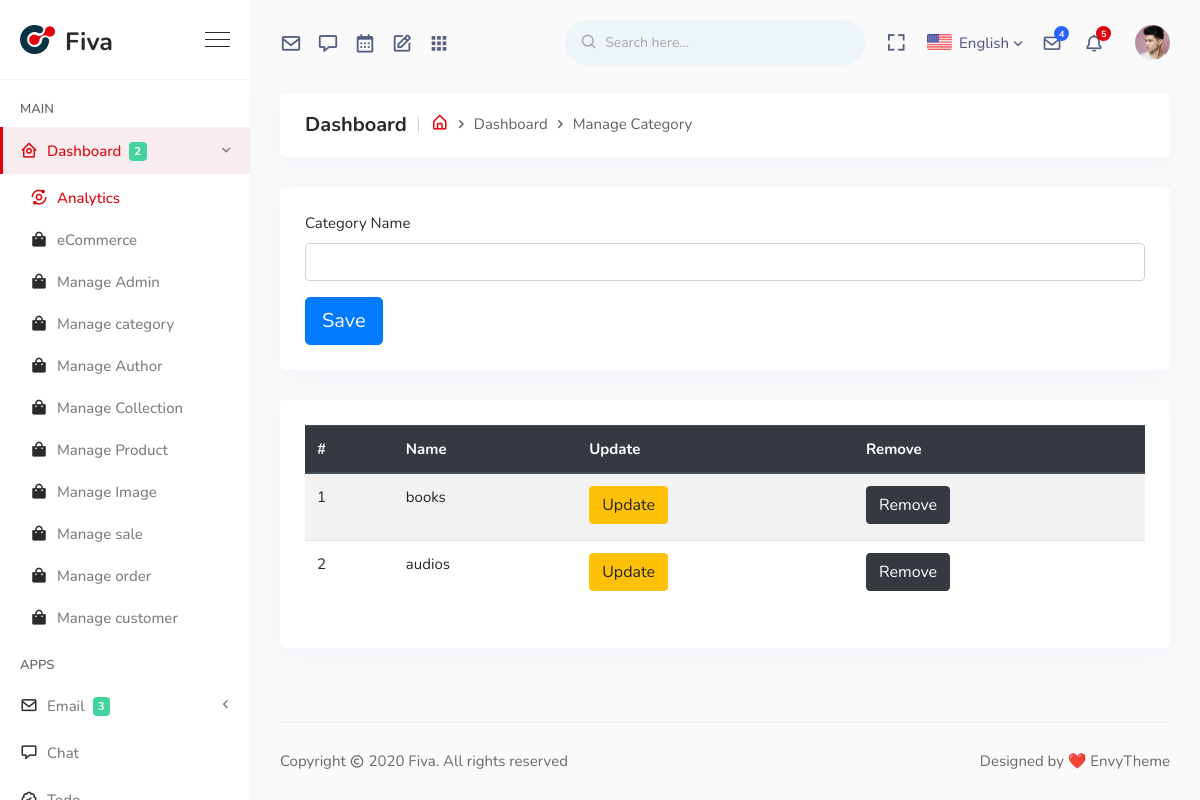
Page /admin/manage_category.php (signed in) on the committed database.
### tables this page shows
CREATE TABLE `category` (
  `cat_id` int(3) NOT NULL,
  `cat_name` varchar(20) NOT NULL
);

### admin/manage_category.php (the view, shortened to what this page needs)
<?php require 'includes/connection.php';
include 'includes/header.php'; ?>
<div class="breadcrumb-area">
    <h1>Dashboard</h1>
    <ol class="breadcrumb">
        <li class="item"><a href="dashboard-analytics.php"><i class='bx bx-home-alt'></i></a></li>
        <li class="item">Dashboard</li>
        <li class="item">Manage Category</li>
    </ol>
</div>
<div class="card mb-30">
    <form method="post" action="" enctype="multipart/form-data">
        <div class="form-group">
            <label>Category Name</label>
            <input type="text" name="cat-name" class="form-control" required>
        </div>
        <button type="submit" name="submit" class="btn btn-lg btn-primary">Save</button>
    </form>
</div>
<div class="card mb-30">
    <table class="table table-striped">
        <thead class="thead-dark">
        <tr>
            <th scope="col">#</th>
            <th scope="col">Name</th>
            <th scope="col">Update</th>
            <th scope="col">Remove</th>
        </tr>
        </thead>
        <tbody>
        <?php
        $query = " select * from category ";
        $result = mysqli_query($conn,$query);
        while($cat = mysqli_fetch_assoc($result)){
            echo "<tr>";
            echo "<td>{$cat['cat_id']}</td>";
            echo "<td>{$cat['cat_name']}</td>";
            echo "<td><button cat_id='{$cat['cat_id']}' cat_name='{$cat['cat_name']}'  class='update btn btn-warning mb-1' data-toggle='modal' data-target='#updateModal'>
                                    Update
                                    </button></td>";
            echo "<td><button cat_id='{$cat['cat_id']}' cat_name='{$cat['cat_name']}' class='remove btn btn-dark mb-1' data-toggle='modal' data-target='#removeModal'>
                                    Remove
                                    </button></td>";
            echo "</tr>";
        }
        ?>
        </tbody>
    </table>
</div>
<?php include 'includes/footer.php'; ?>

### rows in the picture
category: cat_id "1", cat_name "books"
category: cat_id "2", cat_name "audios"
